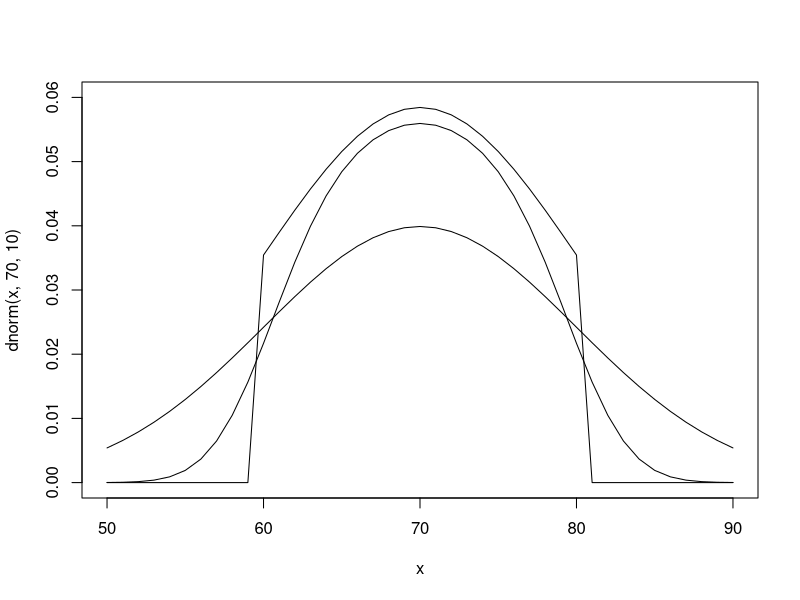

This chart was generated by the following R code:
library(msm)


### Name: medists
### Title: Measurement error distributions
### Aliases: medists dmenorm pmenorm qmenorm rmenorm dmeunif pmeunif
###   qmeunif rmeunif
### Keywords: distribution

### ** Examples

## what does the distribution look like?
x <- seq(50, 90, by=1)
plot(x, dnorm(x, 70, 10), type="l", ylim=c(0,0.06)) ## standard Normal
lines(x, dtnorm(x, 70, 10, 60, 80), type="l")       ## truncated Normal
## truncated Normal with small measurement error
lines(x, dmenorm(x, 70, 10, 60, 80, sderr=3), type="l")
